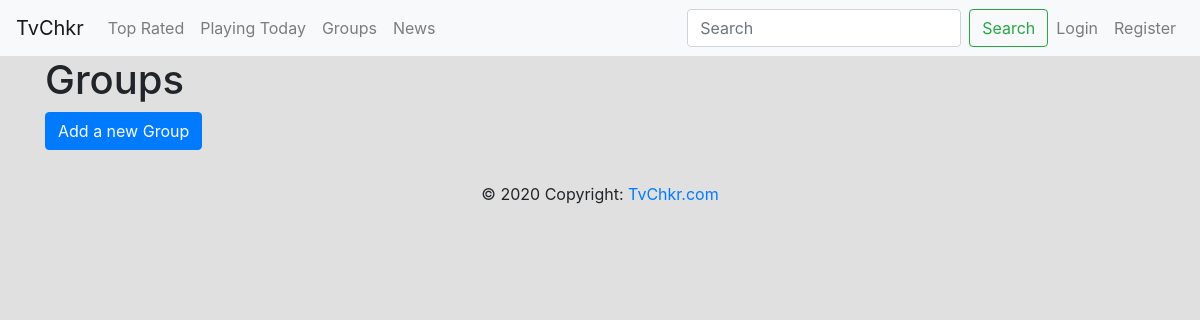
The page /groups/ on the database as committed earlier.
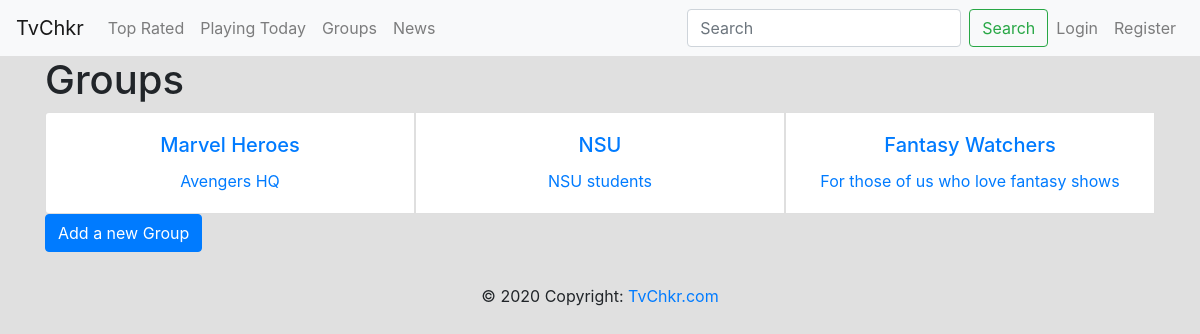
The same page on the database as committed later.
### users/models.py (models this page shows, shortened)
class Group(models.Model):
    name = models.CharField(max_length=128)
    members = models.ManyToManyField(User, through='Membership')
    image = models.ImageField(default='default.jpg', upload_to='profile_pics')
    about = models.CharField(default="", max_length=200)

### tv/views.py (the view)
# urls.py: path('groups/', GroupListView.as_view(), name='groups'),
class GroupListView(ListView):
    model = Group
    context_object_name = 'groups'
    template_name = 'tv/groups.html'

### tv/templates/tv/groups.html (shortened to what this page needs)
{% extends "tv/base.html" %}
{% block content %}
<h1>Groups</h1>
<div class="card-group">
    {% for group in groups %}
  <div class="card text-center">
    <a class="text-decoration-none" href = "{% url 'group-detail' group.id %}">
    <div class="card-body">
      <h5 class="card-title">{{ group.name }}</h5>
      <p class="card-text">{{ group.about }}</p>
    </div>
  </div>
{% endfor %}
</div>
<a class="btn btn-primary" href="{% url 'group-create' %}">Add a new Group</a>
{%  endblock content %}

### tv/templates/tv/base.html (shortened to what this page needs)
<!DOCTYPE html>
<html lang="en">
<head>
    <link rel="stylesheet" href="https://cdn.jsdelivr.net/npm/bootstrap@4.5.3/dist/css/bootstrap.min.css">
</head>
<body style="background-color:#e0e0e0;">
    <nav class="navbar navbar-expand-lg navbar-light bg-light sticky-top">
      <a class="navbar-brand" href="{% url 'tv-home' %}">TvChkr</a>
      <div class="collapse navbar-collapse" id="navbarSupportedContent">
        <ul class="navbar-nav mr-auto">
           <li class="nav-item">
            <a class="nav-link" href="{% url 'tv-top' %}">Top Rated</a>
           </li><li class="nav-item">
            <a class="nav-link" href="{% url 'tv-today' %}">Playing Today</a>
           </li>
            </li><li class="nav-item">
            <a class="nav-link" href="{% url 'groups' %}">Groups</a>
           </li>
            </li><li class="nav-item">
            <a class="nav-link" href="{% url 'tv-feed' %}">News</a>
           </li>
           </ul>
      <form class="form-inline" action=" {% url 'search_results' %}" method="get">
        <input class="form-control mr-sm-2" name = "q" type="search" placeholder="Search" aria-label="Search" value="">
        <button class="btn btn-outline-success my-2 my-sm-0" type="submit">Search</button>
      </form>
          <div class="navbar-nav">
                {% if user.is_authenticated %}
                    <a class="nav-item, nav-link " href="{% url 'profile' %}">Profile</a>
                    <a class="nav-item, nav-link" href="{% url 'logout' %}">Logout</a>
                {% else %}
                    <a class="nav-item, nav-link" href="{% url 'login' %}">Login</a>
                    <a class="nav-item, nav-link" href="{% url 'register' %}">Register</a>
                {% endif %}
        </div>
      </div>
    </nav>
    <div class="container">
        {% block content %} {% endblock %}
    </div>
</body>
<footer class="page-footer font-small blue">
  <div class="footer-copyright text-center py-3">© 2020 Copyright:
    <a href="https://mdbootstrap.com/"> TvChkr.com</a>
  </div>
</footer>
</html>

Rows that differ between the two databases and show on the page:
added Group: name "Marvel Heroes", about "Avengers HQ"
added Group: name "NSU", about "NSU students"
added Group: name "Fantasy Watchers", about "For those of us who love fantasy shows"
